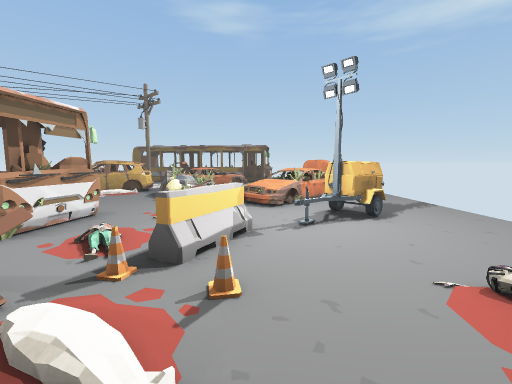
view 1 (above)

24 first-person views from a walk through a 3-D level made in the Unity game engine. The camera is 1.4 m above the floor, tilts 6° down and sees 90° across. The floor is counted in squares, 1 m on a side. Each view is taken from the middle of a square. On the plan, view 1 faces up. The plan holds only what a view shows up to about 13 squares ahead; the rest is blank. The place goes on beyond the plan.

view 2
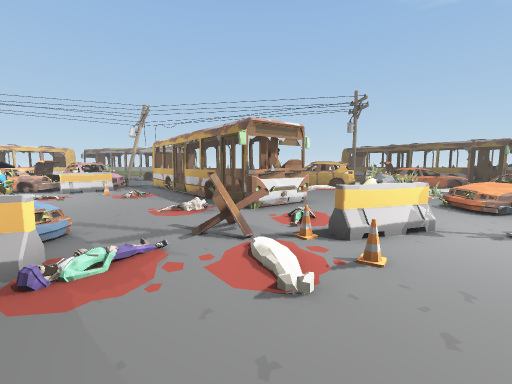

view 3
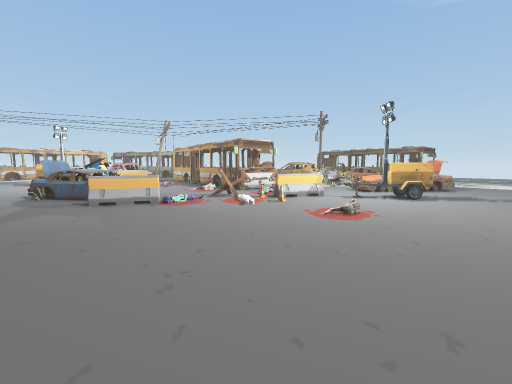

view 4
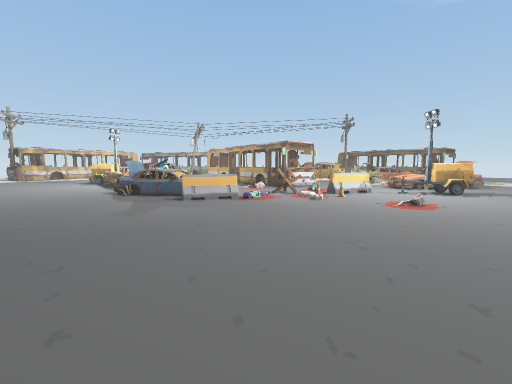

view 5
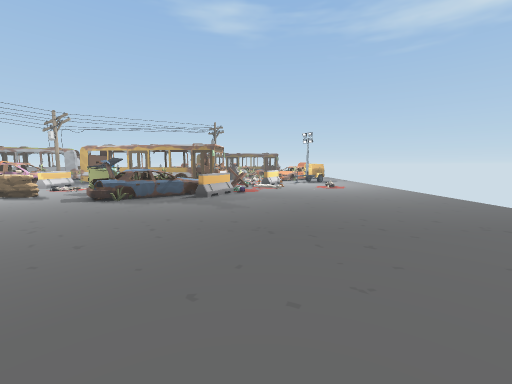

view 6
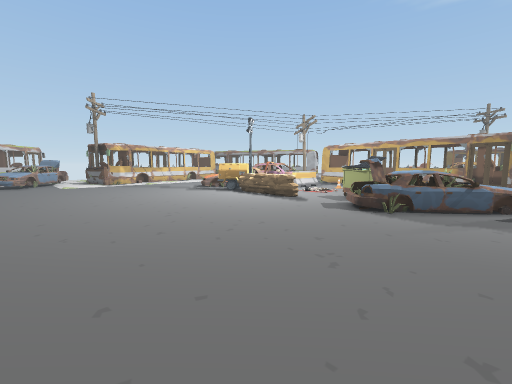

view 7
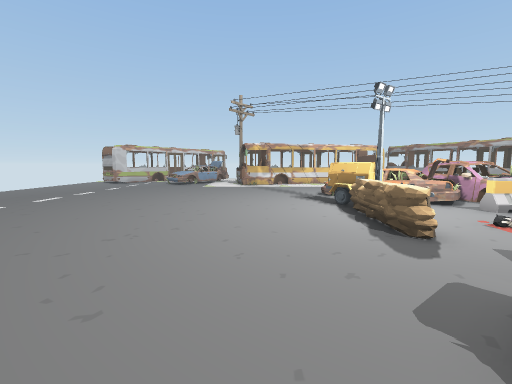

view 8
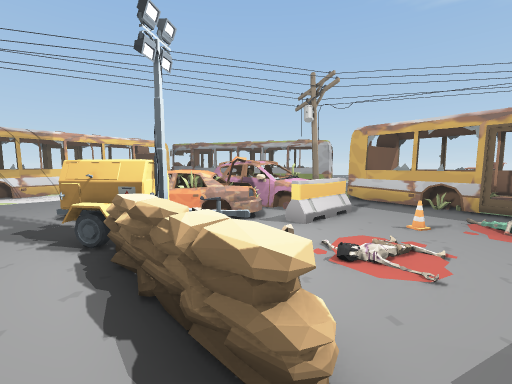

view 9
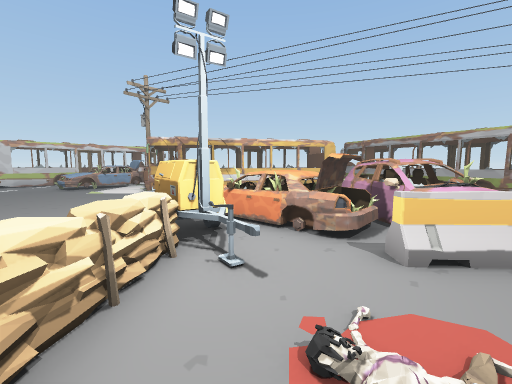

view 10
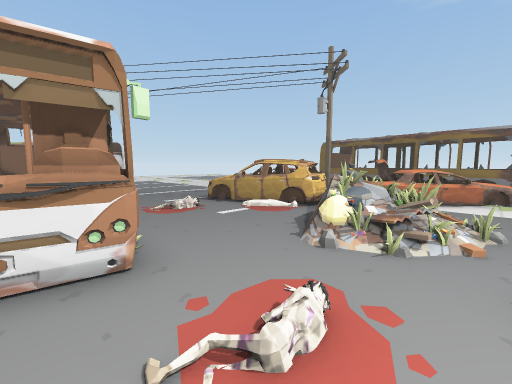

view 11
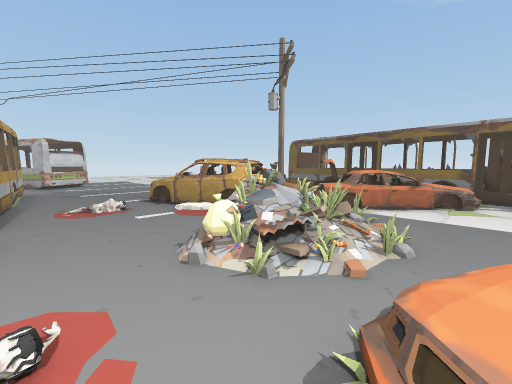

view 12
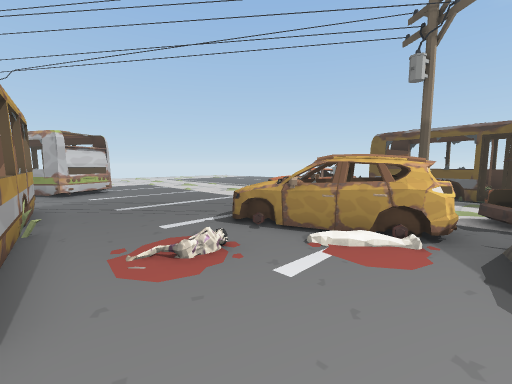

view 13
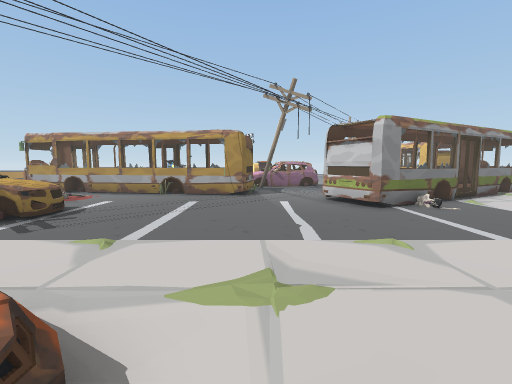

view 14
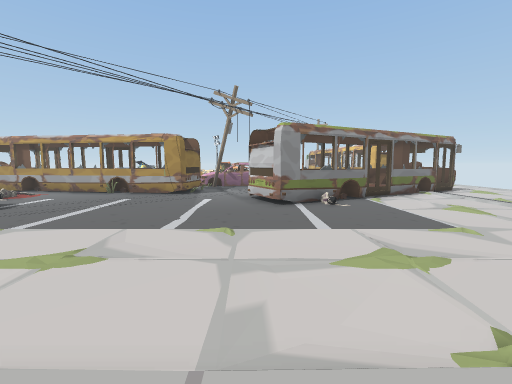

view 15
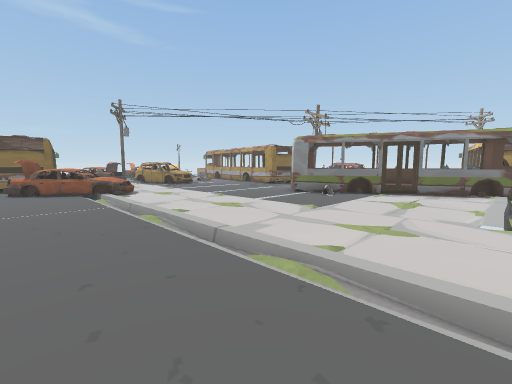

view 16
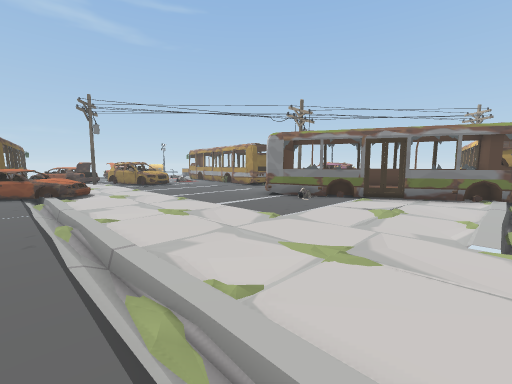

view 17
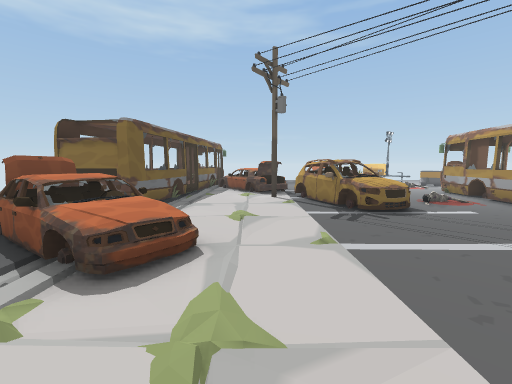

view 18
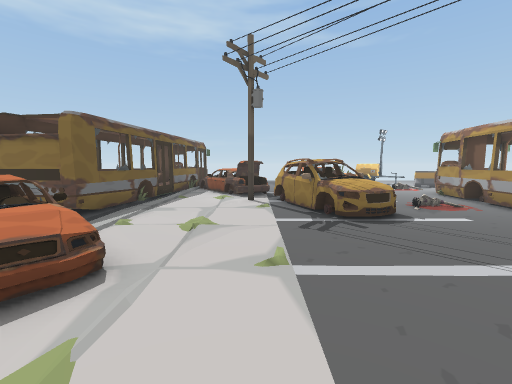

view 19
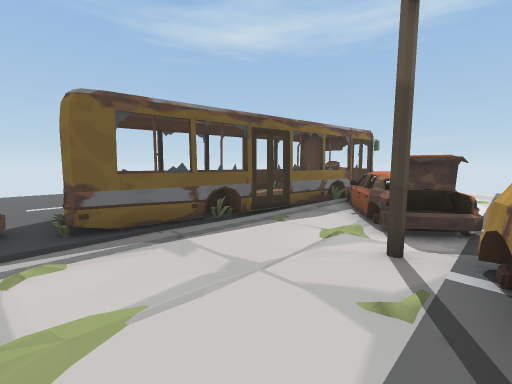

view 20
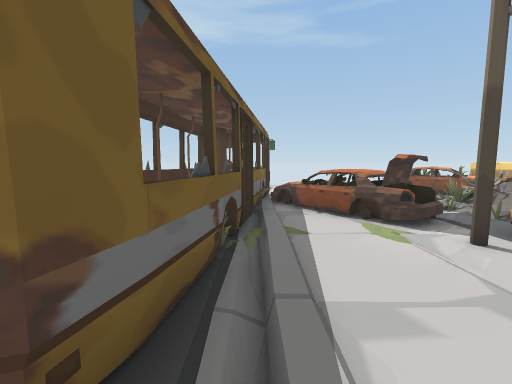

view 21
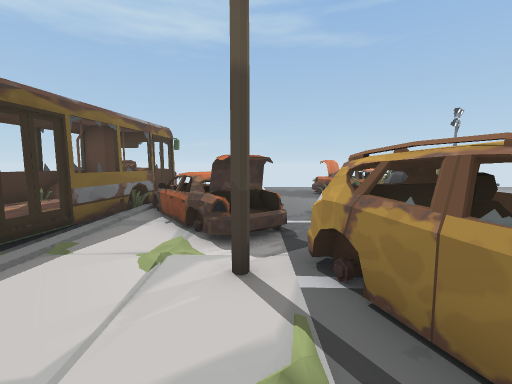

view 22
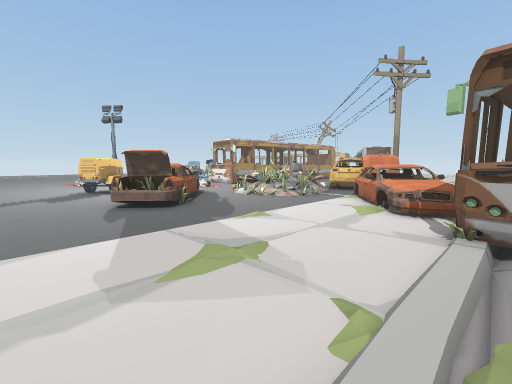

view 23
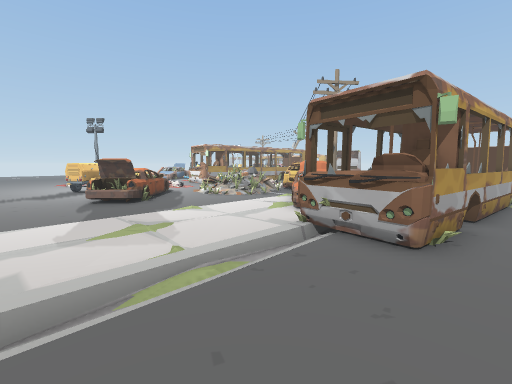

view 24
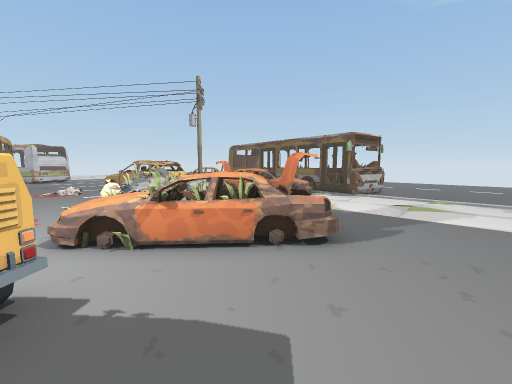

### Floor plan
Key: @ floor where view 1 was taken; # wall or solid block; x gap in a wall; . main floor; : floor 0.25 m higher than the main floor; + floor 0.5 m higher than the main floor; * floor 1 m higher than the main floor; / step, stairs or slope; = window, fence, low wall or low ledge; ^ raised ledge; C car; B barrier; N cone; U dumpster; O other object.
Columns run from 28 left of view 1 to 6 right of it. Each row starts with its distance up from view 1.
 23 . ................########.........
 22  ..............CCC##  #++#####.....
 21 ..............CCC.###=#+++=###.....
 20 //////////////CCC/////#x######/////
 19 .............OCC.........CCC.......
 18 ..............C.........CCCC.......
 17 .......................CCCC........
 16 .......................CCC.........
 15 /...................CCC............
 14 /.................CCCCC===#........
 13 /.................CCCCC===#...CC...
 12 .......##.........CC....=#==.CCCC..
 11 .....#####..............=#=.CCCC...
 10 /..#x#= ##...............=..CCC....
  9 /#=#+#===...................CC.....
  8 x#=++=#  ...##=#====##........##...
  7    ==    ...##  =+  =###... ..##...
  6 ###         ##===#   ##=....B==....
  5 #          # ....##=###=./.BB......
  4 #        CCCC ...........//B.......
  3         CCCC*B...:....:..=N.N......
  2          CCCCB..N........=//.......
  1           CCCB..........././.......
  0           CCC............/..@......
 -1           CC ==...UU:C CBB.........
 -2   #..     C ##....UUCCCCB..........
 -3 # =........^#^^^^..CCCC.B..........
 -4 # =#................C..............
 -5         ...........................
 -6         ...........................
 -7      .............................
 -8     ..............................
 -9     ............................
-10     ...........................
-11     ..........................
-12     .................. .......
-13     ..  .......
-14         ......            .
-15         .....
-16         ....
-17         ...
-18         ..

Positions as (right, up) in squares from view 1, and headings:
1: (0, 0), facing up
2: (1, -1), facing up-left
3: (6, -5), facing up-left
4: (5, -8), facing up-left
5: (-2, -14), facing up
6: (-5, -12), facing up-left
7: (-7, -6), facing left
8: (-11, -4), facing up-left
9: (-11, -1), facing left
10: (-1, 6), facing up-left
11: (0, 8), facing up-left
12: (-5, 8), facing up-left
13: (-16, 20), facing down
14: (-19, 21), facing down
15: (-28, 23), facing down-right
16: (-28, 21), facing down-right
17: (-18, 17), facing right
18: (-17, 16), facing right
19: (-11, 15), facing up-right
20: (-11, 20), facing right
21: (-10, 16), facing right
22: (6, 20), facing down-left
23: (6, 23), facing down-left
24: (6, 8), facing up-left
